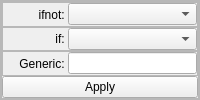
  <widget class="QDockWidget" name="dock_mask">
   <property name="windowTitle">
    <string>(-) Masks</string>
   </property>
   <property name="dockLocation">
    <enum>Qt::DockWidgetArea::RightDockWidgetArea</enum>
   </property>
   <attribute name="dockWidgetArea">
    <number>2</number>
   </attribute>
   <widget class="QWidget" name="dockWidgetContents_6">
    <layout class="QVBoxLayout" name="verticalLayout_13">
     <property name="spacing">
      <number>0</number>
     </property>
     <property name="leftMargin">
      <number>0</number>
     </property>
     <property name="topMargin">
      <number>0</number>
     </property>
     <property name="rightMargin">
      <number>0</number>
     </property>
     <property name="bottomMargin">
      <number>0</number>
     </property>
     <item>
      <widget class="QFrame" name="frame_16">
       <property name="frameShape">
        <enum>QFrame::Shape::StyledPanel</enum>
       </property>
       <property name="frameShadow">
        <enum>QFrame::Shadow::Raised</enum>
       </property>
       <layout class="QVBoxLayout" name="verticalLayout_15" stretch="0">
        <property name="spacing">
         <number>0</number>
        </property>
        <property name="leftMargin">
         <number>0</number>
        </property>
        <property name="topMargin">
         <number>0</number>
        </property>
        <property name="rightMargin">
         <number>0</number>
        </property>
        <property name="bottomMargin">
         <number>0</number>
        </property>
        <item>
         <widget class="QFrame" name="frame_15">
          <property name="frameShape">
           <enum>QFrame::Shape::StyledPanel</enum>
          </property>
          <property name="frameShadow">
           <enum>QFrame::Shadow::Raised</enum>
          </property>
          <layout class="QVBoxLayout" name="verticalLayout_14">
           <property name="spacing">
            <number>0</number>
           </property>
           <property name="leftMargin">
            <number>0</number>
           </property>
           <property name="topMargin">
            <number>0</number>
           </property>
           <property name="rightMargin">
            <number>0</number>
           </property>
           <property name="bottomMargin">
            <number>0</number>
           </property>
           <item>
            <widget class="QFrame" name="frame_14">
             <property name="frameShape">
              <enum>QFrame::Shape::StyledPanel</enum>
             </property>
             <property name="frameShadow">
              <enum>QFrame::Shadow::Raised</enum>
             </property>
             <layout class="QHBoxLayout" name="horizontalLayout_27" stretch="1,2">
              <property name="spacing">
               <number>0</number>
              </property>
              <property name="leftMargin">
               <number>0</number>
              </property>
              <property name="topMargin">
               <number>0</number>
              </property>
              <property name="rightMargin">
               <number>0</number>
              </property>
              <property name="bottomMargin">
               <number>0</number>
              </property>
              <item>
               <widget class="QLabel" name="label_17">
                <property name="text">
                 <string>ifnot: </string>
                </property>
                <property name="alignment">
                 <set>Qt::AlignmentFlag::AlignRight|Qt::AlignmentFlag::AlignTrailing|Qt::AlignmentFlag::AlignVCenter</set>
                </property>
               </widget>
              </item>
              <item>
               <widget class="QComboBox" name="combo_ifnot_mask"/>
              </item>
             </layout>
            </widget>
           </item>
           <item>
            <widget class="QFrame" name="frame_17">
             <property name="frameShape">
              <enum>QFrame::Shape::StyledPanel</enum>
             </property>
             <property name="frameShadow">
              <enum>QFrame::Shadow::Raised</enum>
             </property>
             <layout class="QHBoxLayout" name="horizontalLayout_28" stretch="1,2">
              <property name="spacing">
               <number>0</number>
              </property>
              <property name="leftMargin">
               <number>0</number>
              </property>
              <property name="topMargin">
               <number>0</number>
              </property>
              <property name="rightMargin">
               <number>0</number>
              </property>
              <property name="bottomMargin">
               <number>0</number>
              </property>
              <item>
               <widget class="QLabel" name="label_18">
                <property name="text">
                 <string>if: </string>
                </property>
                <property name="alignment">
                 <set>Qt::AlignmentFlag::AlignRight|Qt::AlignmentFlag::AlignTrailing|Qt::AlignmentFlag::AlignVCenter</set>
                </property>
               </widget>
              </item>
              <item>
               <widget class="QComboBox" name="combo_if_mask"/>
              </item>
             </layout>
            </widget>
           </item>
           <item>
            <widget class="QFrame" name="frame_18">
             <property name="frameShape">
              <enum>QFrame::Shape::StyledPanel</enum>
             </property>
             <property name="frameShadow">
              <enum>QFrame::Shadow::Raised</enum>
             </property>
             <layout class="QHBoxLayout" name="horizontalLayout_29" stretch="1,2">
              <property name="spacing">
               <number>0</number>
              </property>
              <property name="leftMargin">
               <number>0</number>
              </property>
              <property name="topMargin">
               <number>0</number>
              </property>
              <property name="rightMargin">
               <number>0</number>
              </property>
              <property name="bottomMargin">
               <number>0</number>
              </property>
              <item>
               <widget class="QLabel" name="label_16">
                <property name="text">
                 <string>Generic: </string>
                </property>
                <property name="alignment">
                 <set>Qt::AlignmentFlag::AlignRight|Qt::AlignmentFlag::AlignTrailing|Qt::AlignmentFlag::AlignVCenter</set>
                </property>
               </widget>
              </item>
              <item>
               <widget class="QLineEdit" name="txt_generic_mask"/>
              </item>
             </layout>
            </widget>
           </item>
           <item>
            <widget class="QPushButton" name="butt_generic_mask">
             <property name="text">
              <string>Apply</string>
             </property>
            </widget>
           </item>
          </layout>
         </widget>
        </item>
       </layout>
      </widget>
     </item>
    </layout>
   </widget>
  </widget>
